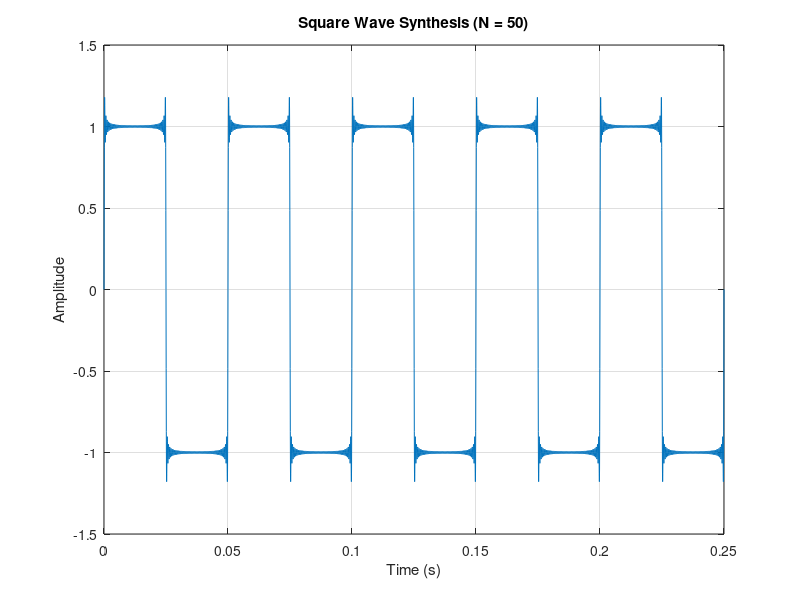
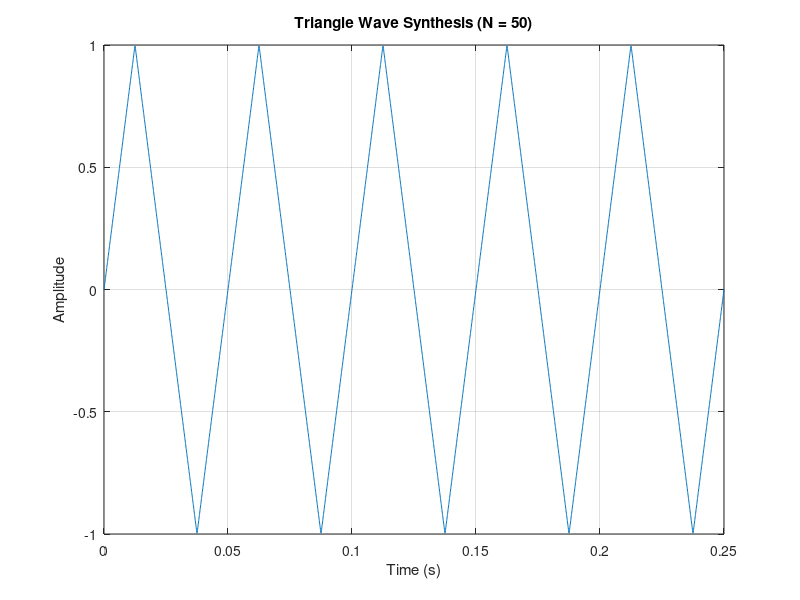
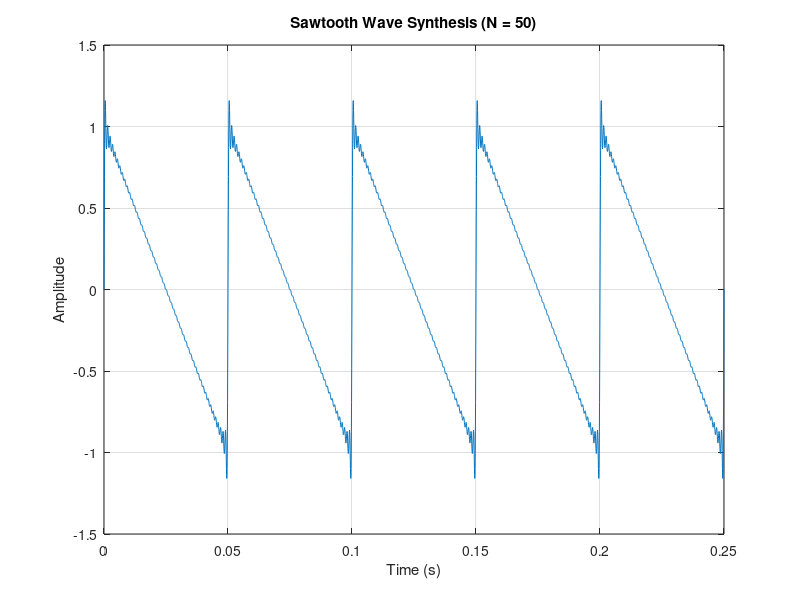
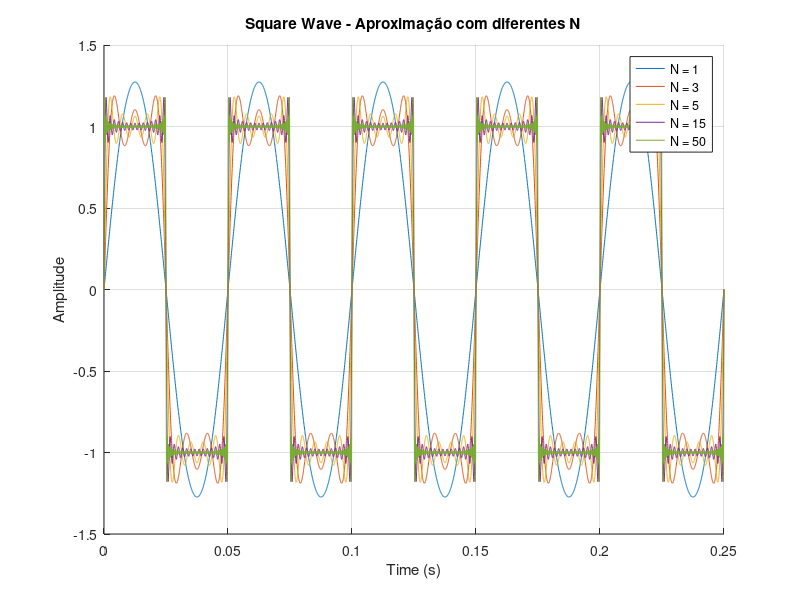

MATLAB code for these plots, in order:
% Lab 4a - Série de Fourier
% Letra (a) e (b)

clc; clear; close all;

% --- 1. Parâmetros ---
F = 20;         % Frequência fundamental (Hz)
Fs = 16000;     % Frequência de amostragem (Hz)
T = 1/F;        % Período fundamental
num_periods = 5;                        % Número de períodos a simular
total_time = num_periods * T;           % Tempo total de simulação
Ts = 1/Fs;                              % Período de amostragem
t = 0:Ts:total_time;                    % Vetor de tempo

% =======================================================================
% --- (a) Construção com um valor fixo de N ---
N = 50;   % Número de harmônicos para a síntese principal (fixo p/ letra a)

% Onda quadrada
func_square = zeros(size(t));
for k = 1:2:(2*N-1)
    harmonic = (4/pi) * (1/k) * sin(2*pi*k*F*t);
    func_square = func_square + harmonic;
end

figure(1);
plot(t, func_square);
title(['Square Wave Synthesis (N = ' num2str(N) ')']);
xlabel('Time (s)'); ylabel('Amplitude'); grid on;

% Onda triangular
func_triangle = zeros(size(t));
for k = 1:2:(2*N-1)
    harmonic = (8/pi^2) * ((-1)^((k-1)/2)) * (sin(2*pi*k*F*t)/(k^2));
    func_triangle = func_triangle + harmonic;
end

figure(2);
plot(t, func_triangle);
title(['Triangle Wave Synthesis (N = ' num2str(N) ')']);
xlabel('Time (s)'); ylabel('Amplitude'); grid on;

% Onda dente de serra (sawtooth)
func_sawtooth = zeros(size(t));
for k = 1:N
    harmonic = (2/pi) * (sin(2*pi*k*F*t)/k);
    func_sawtooth = func_sawtooth + harmonic;
end

figure(3);
plot(t, func_sawtooth);
title(['Sawtooth Wave Synthesis (N = ' num2str(N) ')']);
xlabel('Time (s)'); ylabel('Amplitude'); grid on;

% =======================================================================
% --- (b) Comparação da aproximação com diferentes N ---
Ns = [1, 3, 5, 15, 50];  % valores de N a comparar

% Quadrada
figure(4); hold on;
for N = Ns
    y = zeros(size(t));
    for k = 1:2:(2*N-1)
        y = y + (4/pi) * (1/k) * sin(2*pi*k*F*t);
    end
    plot(t, y, 'DisplayName', ['N = ' num2str(N)]);
end
title('Square Wave - Aproximação com diferentes N');
xlabel('Time (s)'); ylabel('Amplitude'); legend show; grid on;

% Triangular
figure(5); hold on;
for N = Ns
    y = zeros(size(t));
    for k = 1:2:(2*N-1)
        y = y + (8/pi^2) * ((-1)^((k-1)/2)) * (sin(2*pi*k*F*t)/(k^2));
    end
    plot(t, y, 'DisplayName', ['N = ' num2str(N)]);
end
title('Triangle Wave - Aproximação com diferentes N');
xlabel('Time (s)'); ylabel('Amplitude'); legend show; grid on;

% Dente de serra
figure(6); hold on;
for N = Ns
    y = zeros(size(t));
    for k = 1:N
        y = y + (2/pi) * (sin(2*pi*k*F*t)/k);
    end
    plot(t, y, 'DisplayName', ['N = ' num2str(N)]);
end
title('Sawtooth Wave - Aproximação com diferentes N');
xlabel('Time (s)'); ylabel('Amplitude'); legend show; grid on;

% =======================================================================
% --- (c) Espectro de frequências das ondas ---

% Função auxiliar para calcular e plotar espectro
function plot_spectrum(signal, Fs, title_str, fig_num)
    L = length(signal);                 % número de pontos
    Y = fft(signal);                    % FFT do sinal
    P2 = abs(Y/L);                      % espectro bilateral normalizado
    P1 = P2(1:floor(L/2)+1);            % metade positiva
    P1(2:end-1) = 2*P1(2:end-1);        % converter para espectro unilateral
    
    f = Fs*(0:floor(L/2))/L;            % eixo de frequências
    
    figure(fig_num);
    stem(f, P1, 'Marker', 'none');      % usar stem para destacar harmônicos
    title(['Espectro de Frequências - ' title_str]);
    xlabel('Frequência (Hz)');
    ylabel('Amplitude');
    grid on;
    xlim([0 500]); % limitar a 500 Hz (suficiente para ver harmônicos)
end

% Agora plota espectros das ondas sintetizadas com N=50
plot_spectrum(func_square, Fs, 'Onda Quadrada', 7);
plot_spectrum(func_triangle, Fs, 'Onda Triangular', 8);
plot_spectrum(func_sawtooth, Fs, 'Onda Dente de Serra', 9);

% =======================================================================
% --- (d) Sinal composto e seu espectro ---

% Parâmetros
Fs = 16000;        % frequência de amostragem
F0 = 1000;         % frequência fundamental
T0 = 1/F0;         % período fundamental
num_periods = 5;   
total_time = num_periods * T0;
Ts = 1/Fs;
t = 0:Ts:total_time;   % vetor de tempo

% Definição do sinal
x = cos(2*pi*1000*t) + ...
    0.5*cos(2*pi*3000*t) + ...
    0.25*cos(2*pi*4000*t) + ...
    cos(2*pi*5000*t);

% Plot no tempo
figure(10);
plot(t, x);
title('Sinal x(t) no tempo (5 períodos)');
xlabel('Tempo (s)');
ylabel('Amplitude');
grid on;

% --- Espectro de frequências ---
plot_spectrum(x, Fs, 'Sinal x(t)', 11);

